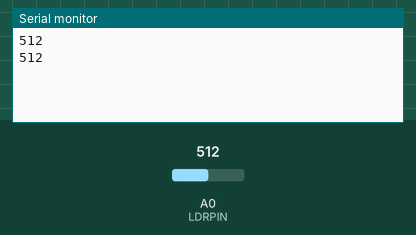
Simulated run of this sketch. Board: Arduino Uno, built with avr-gcc and run on an emulated ATmega328P. Shown: the last lines printed to the serial monitor. The inputs (shaded band) are chosen by the test bench; at power-on: A0 (LDRPIN) = 512.

Above: at 1.8 s.
1.9 s: A0 (LDRPIN) set to 716
At 2.5 s:
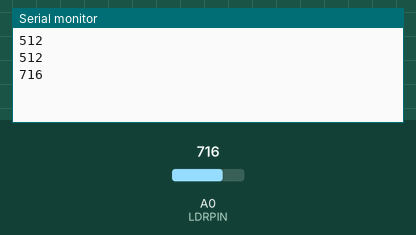
3.4 s: A0 (LDRPIN) set to 900
At 4.8 s:
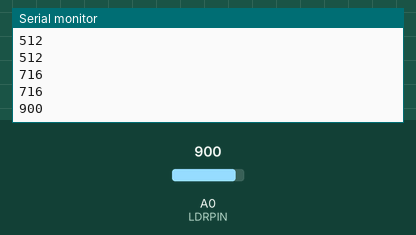
Timing chart, 0 to 6.4 s (numbered marks = the images above; inputs shaded):
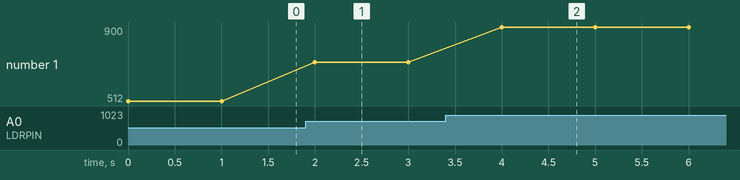

Measured:
- after the input at 1.9 s, the serial monitor: prints a new line after 0.10 s (image 1)
- after the input at 3.4 s, the serial monitor: prints a new line after 0.60 s (image 2)
- plotted number 1: 512 → 716 after the input at 1.9 s, 716 → 900 after the input at 3.4 s

The sketch:

Sensor_LDR.ino
```cpp
#include <Adafruit_Sensor.h>
#define LDRPIN A0


void setup() {
  Serial.begin(9600);

}

void loop() {

  unsigned int AnalogValue;
  AnalogValue = analogRead(LDRPIN);
  Serial.println(AnalogValue);
  delay(1000);


}
```
